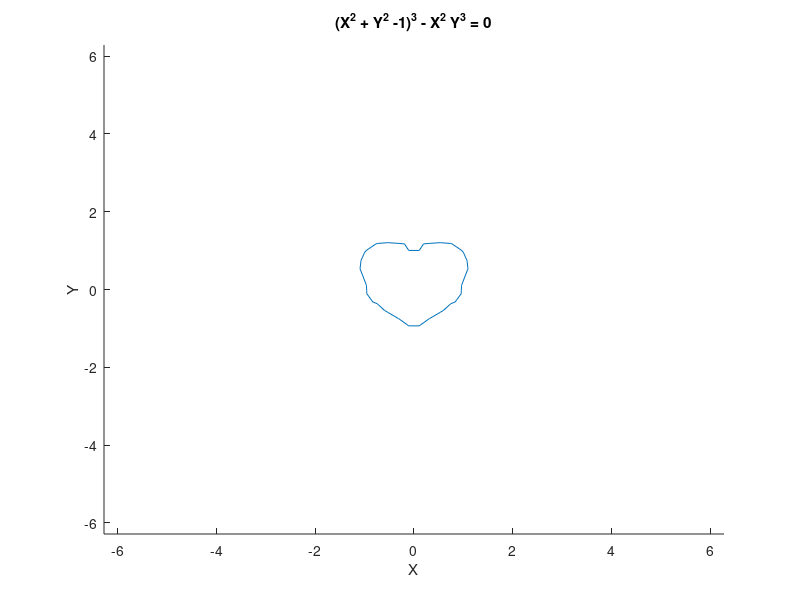

Write MATLAB code to recreate this figure. (Note: this script raises an error after producing the figure.)
clear;
clc;
close all;


rad = 1;
r = @(t) rad;
k = 10;
alpha = 0.1;
implicitFun = @(x,y) (x-1).*(x+1).*y.*( y - ( (sqrt(1-x.^2)+alpha.*exp(x).*sin(k*pi*x))));
f = @(X,Y) 1*(implicitFun(X,Y)  >= zeros(size(X)));
FBeta = @(beta,px,py,nx,ny) implicitFun(px+beta*nx,py+beta*ny);
fy = [];
distanceToBoundary = @(QP,direction) DistanceFunction(QP, FBeta, direction, fy);

StartX = -1;
EndX = 1;
StartY = 0;
EndY = 1.5;
bBox.left = [StartX;StartY];
bBox.right = [EndX;EndY];


MaxSpaceTreeDepth = 4;

polynomialDegree = 0;
nBasis = 1;
Analytical_Integral = zeros(nBasis,1);
Error_Actual = zeros(MaxSpaceTreeDepth,1);
Integral_AW = zeros(MaxSpaceTreeDepth,nBasis);
Integral_Error = zeros(MaxSpaceTreeDepth,nBasis);
Error_Predicted = zeros( MaxSpaceTreeDepth, 1);

f_integrand = @(x,y) 1; 
Analytical_Integral_f_Integrand = 1.5*pi;

for SpaceTreeDepth = 1 : MaxSpaceTreeDepth
figure;
hold on;
ezplot('(X.^2 + Y.^2 -1).^3 - X.^2.*Y.^3');
hold off;

qTree = Quadtree( f,implicitFun, bBox );
qTree.Partition( SpaceTreeDepth );
qTree.DrawTree('red');
[interiorNodes,boundaryNodes] = qTree.GetInterior_BoundaryNodes();

nSamplingPts = 100;

nPt = Cell_2D.GetNumberOfPoints_2D(polynomialDegree);
for i = 1 : length(boundaryNodes)

    node = boundaryNodes(i);
    %node.Draw('green');
    [ApproxPolygon, ComputeSSATerm] = node.GetApproximatePolygon();
    if( ~isempty(ApproxPolygon ) )
        Node_2D.DrawPolygon( ApproxPolygon, 'black');
       m = length( ComputeSSATerm );
       for j = 1 : m
           if( ComputeSSATerm(j) )
               
            if( j+1 < m )
               lineXY = [ApproxPolygon(j,:); ApproxPolygon(j+1,:)];
            else
                 lineXY = [ApproxPolygon(j,:); ApproxPolygon(1,:)];
            end
           line( lineXY(:,1), lineXY(:,2), 'Color','m','LineWidth',2);
           end
       end
    end
end

leafNodes = [interiorNodes; boundaryNodes];
domainDegree = 2;

axis tight equal;

%Error in Basis functions

Integral_f = zeros( MaxSpaceTreeDepth, 1);
for i = 1 : length(leafNodes)
   
   [I,e,XY] = leafNodes(i).GetIntegral( polynomialDegree, distanceToBoundary, domainDegree, f_integrand  );
   Integral_f(SpaceTreeDepth) =  Integral_f(SpaceTreeDepth) + I;
   Error_Predicted(SpaceTreeDepth) = Error_Predicted(SpaceTreeDepth) + e;
   hold on;
      scatter(XY(:,1),XY(:,2));
   hold off;
end


% for i = 1 : length(leafNodes)
%    
%     for z = 1 : 10
%         f_z = monomials{z};
%         Integral_AW(SpaceTreeDepth,z) =  Integral_AW(SpaceTreeDepth,z) + f_z(XY(:,1),XY(:,2))'*W;
%         [I,e,XY] = leafNodes(i).GetIntegral( polynomialDegree, distanceToBoundary, domainDegree, f_z  );
%         Integral_AW(SpaceTreeDepth,z) =  Integral_AW(SpaceTreeDepth,z) + I;
%         Integral_Error(SpaceTreeDepth,z) = Integral_Error(SpaceTreeDepth,z) + e;
%         hold on;
%           scatter(XY(:,1),XY(:,2));
%         hold off;
%     end
% end

Error_Actual(SpaceTreeDepth) = abs(Analytical_Integral_f_Integrand - Integral_f(SpaceTreeDepth))
end
Area_Actual = (1:MaxSpaceTreeDepth)*Analytical_Integral_f_Integrand;
Error_Actual
Error_Predicted
xlswrite('Error_Analysis_NonConvex_Error_Estimation.xls', [(1:MaxSpaceTreeDepth)' Area_Actual' Integral_f], 1);
